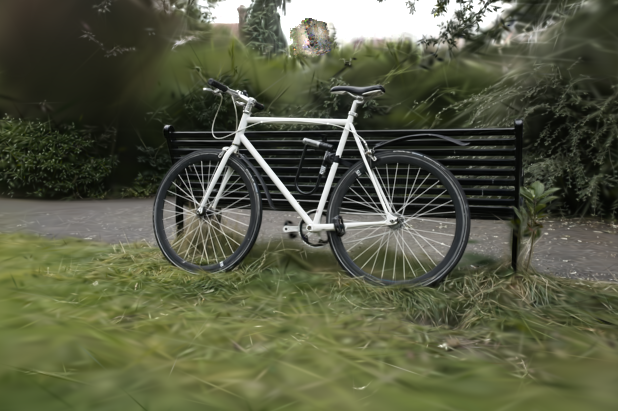
#> input picture hsl_final_result.png, 618 x 411 px
$ python build_deck.py
#> lines starting #> are read from the running program, lines starting #| are printed output that depends on the picture
#> (the call stopped at in build_pptx, `prs = Presentation()`: pptx is not available in this run)
from __future__ import annotations

from pathlib import Path
from zipfile import ZipFile

from PIL import Image, ImageDraw, ImageFont
from pptx import Presentation
from pptx.dml.color import RGBColor
from pptx.enum.shapes import MSO_SHAPE
from pptx.enum.text import PP_ALIGN
from pptx.util import Inches, Pt


ROOT = Path(__file__).resolve().parents[1]
OUT_DIR = ROOT / "presentation"
PREVIEW_DIR = OUT_DIR / "previews"
PPTX_PATH = OUT_DIR / "HSL_Technical_Assessment_3DGS_Composition.pptx"
FINAL_RENDER_PATH = ROOT / "hsl_final_result.png"

W, H = 1920, 1080
SLIDE_W_IN, SLIDE_H_IN = 13.333, 7.5

COLORS = {
    "paper": "F7F4EC",
    "ink": "111827",
    "muted": "5F6B73",
    "teal": "1F766F",
    "blue": "365E9D",
    "coral": "D7613D",
    "gold": "D9A441",
    "line": "C8C2B4",
    "soft": "EDE7DA",
    "white": "FFFFFF",
}


def rgb(hex_color: str) -> RGBColor:
    return RGBColor.from_string(hex_color)


# [95 lines left out: functions px_to_in, add_text, add_rect, add_circle, add_line, add_picture_contain, not called in this run]


def background(slide):
    add_rect(slide, 0, 0, W, H, "paper")


# [183 lines left out: functions pptx_splat_cloud, slide_1, slide_2, slide_3, not called in this run]


def build_pptx() -> None:
    prs = Presentation()
    prs.slide_width = Inches(SLIDE_W_IN)
    prs.slide_height = Inches(SLIDE_H_IN)
    slide_1(prs)
    slide_2(prs)
    slide_3(prs)
    prs.save(PPTX_PATH)


def load_font(size: int, bold: bool = False):
    candidates = [
        "C:/Windows/Fonts/aptos.ttf",
        "C:/Windows/Fonts/arialbd.ttf" if bold else "C:/Windows/Fonts/arial.ttf",
    ]
    for candidate in candidates:
        path = Path(candidate)
        if path.exists():
            return ImageFont.truetype(str(path), size=size)
    return ImageFont.load_default()


def draw_text(draw, xy, text, size, color="ink", bold=False, anchor=None, spacing=8):
    font = load_font(size, bold)
    draw.multiline_text(
        xy,
        text,
        fill="#" + COLORS[color],
        font=font,
        spacing=spacing,
        anchor=anchor,
        align="center" if anchor == "mm" else "left",
    )


# [18 lines left out: function draw_cloud, not called in this run]


def paste_image_contain(canvas: Image.Image, path: Path, box: tuple[int, int, int, int]) -> None:
    x, y, w, h = box
    draw = ImageDraw.Draw(canvas)
    draw.rectangle([x, y, x + w, y + h], fill="#" + COLORS["white"], outline="#" + COLORS["line"], width=2)
    if not path.exists():
        draw_text(draw, (x + 40, y + h // 2), f"{path.name} missing", 34, "muted")
        return
    image = Image.open(path).convert("RGB")
    img_ratio = image.width / image.height
    frame_ratio = w / h
    if img_ratio >= frame_ratio:
        new_w = w
        new_h = round(new_w / img_ratio)
    else:
        new_h = h
        new_w = round(new_h * img_ratio)
    image = image.resize((new_w, new_h), Image.Resampling.LANCZOS)
    canvas.paste(image, (x + (w - new_w) // 2, y + (h - new_h) // 2))


def preview_slide_1(path: Path) -> None:
    img = Image.new("RGB", (W, H), "#" + COLORS["paper"])
    draw = ImageDraw.Draw(img)
    draw.rectangle([0, 0, 34, H], fill="#" + COLORS["teal"])
    draw_text(draw, (118, 92), "Human Sensing Lab\nTechnical Assessment", 32, "muted")
    draw_text(draw, (116, 190), "Composing\n3DGS Assets", 84, "ink", True, spacing=0)
    draw_text(draw, (122, 470), "Separately train Bicycle and a synthetic chair,\nthen merge the foreground Gaussians into the scene.", 30, "muted")
    draw_text(draw, (124, 740), "Bicycle scene + synthetic chair", 28, "teal", True)
    draw_text(draw, (124, 790), "June 2026", 25, "muted")
    paste_image_contain(img, FINAL_RENDER_PATH, (930, 160, 790, 525))
    draw_text(draw, (930, 710), "final composed render", 27, "teal", True)
    draw_text(draw, (930, 790), "one merged point_cloud.ply", 36, "ink", True)
    draw_text(draw, (930, 840), "Rendered with Bicycle cameras for shared\ndepth and alpha ordering.", 28, "muted")
    img.save(path)


def preview_slide_2(path: Path) -> None:
    img = Image.new("RGB", (W, H), "#" + COLORS["paper"])
    draw = ImageDraw.Draw(img)
    draw_text(draw, (110, 82), "Composition Method", 62, "ink", True)
    draw_text(draw, (112, 150), "The foreground asset is transformed in 3DGS parameter space, then merged before rendering.", 30, "muted")
    draw_text(draw, (960, 320), "p_scene = s R p_asset + t", 58, "ink", True, anchor="mm")
    draw.line([300, 395, 1520, 395], fill="#" + COLORS["line"], width=5)
    steps = [
        (250, "blue", "Train", "Bicycle scene and chair asset\nas separate 3DGS models."),
        (790, "gold", "Transform", "Apply scale, rotation, and translation\nto every foreground Gaussian."),
        (1330, "coral", "Merge", "Write one composed point_cloud.ply\nand render with Bicycle cameras."),
    ]
    for x, color, label, body in steps:
        draw.ellipse([x, 470, x + 76, 546], fill="#" + COLORS[color])
        draw_text(draw, (x + 38, 508), str(steps.index((x, color, label, body)) + 1), 29, "white", True, anchor="mm")
        draw_text(draw, (x - 145, 575), label, 38, "ink", True)
        draw_text(draw, (x - 190, 635), body, 28, "muted")
    draw_text(draw, (160, 820), "Gaussian updates", 32, "teal", True)
    draw_text(draw, (160, 875), "center: similarity transform\nscale: add log(s)\nrotation: q_place times q_asset", 28, "ink")
    draw_text(draw, (1030, 820), "Why this helps", 32, "coral", True)
    draw_text(draw, (1030, 875), "Scene and asset splats are depth-sorted together,\navoiding a separate 2D paste step.", 28, "ink")
    img.save(path)


def preview_slide_3(path: Path) -> None:
    img = Image.new("RGB", (W, H), "#" + COLORS["paper"])
    draw = ImageDraw.Draw(img)
    draw_text(draw, (110, 82), "Result & Defense", 62, "ink", True)
    draw_text(draw, (112, 150), "The output is not a 2D paste. It is one merged 3DGS point cloud rendered through the Bicycle cameras.", 30, "muted")
    paste_image_contain(img, FINAL_RENDER_PATH, (110, 260, 900, 595))
    draw_text(draw, (110, 878), "final composed render", 27, "teal", True)
    rows = [
        (280, "Result", "Separate Bicycle and Chair 3DGS models\nmerged into one splat point cloud.", "teal"),
        (455, "Scale reasoning", "Cross-dataset scale is ambiguous;\nbounds and visual anchors define s, R, t.", "blue"),
        (630, "Conflicts", "One rasterizer pass gives depth sorting;\nfloaters and soft splats remain visible.", "coral"),
        (805, "Extension idea", "Optimize asset-only SH/exposure\nwhile keeping geometry fixed.", "gold"),
    ]
    for y, title, body, color in rows:
        draw.ellipse([1072, y - 4, 1118, y + 42], fill="#" + COLORS[color])
        draw_text(draw, (1144, y - 14), title, 38, "ink", True)
        draw_text(draw, (1144, y + 38), body, 29, "muted")
    draw_text(draw, (110, 960), "Submission assets: code, process notes, Kaggle/Colab runners, final render, and this 3-slide deck.", 25, "muted")
    img.save(path)


def build_previews() -> None:
    PREVIEW_DIR.mkdir(parents=True, exist_ok=True)
    preview_fns = [preview_slide_1, preview_slide_2, preview_slide_3]
    paths = []
    for index, fn in enumerate(preview_fns, start=1):
        path = PREVIEW_DIR / f"slide_{index}.png"
        fn(path)
        paths.append(path)
#> this loop made 3 passes
#> pass 1, in preview_slide_1, `img = Image.new("RGB", (W, H), "#" + COLORS["paper"])`:
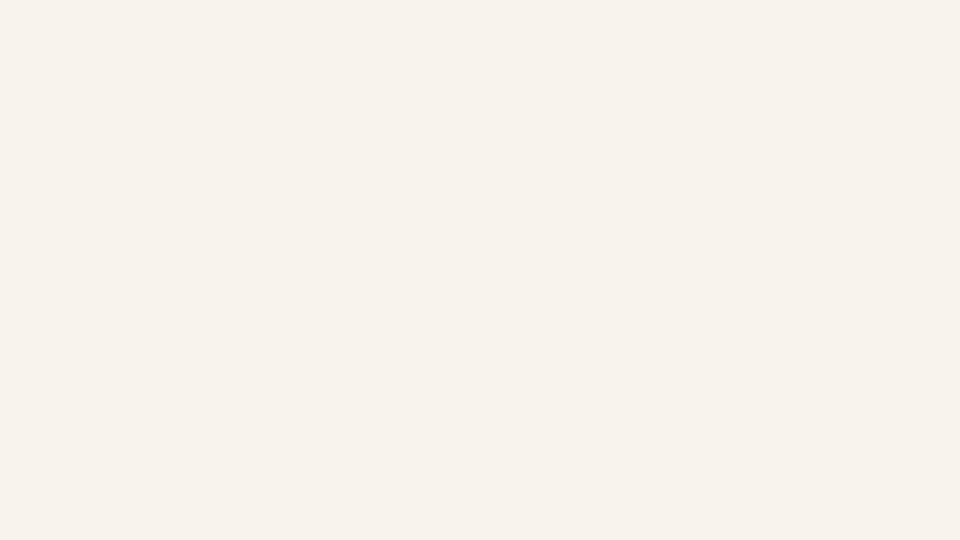
#> img: PIL image 1920x1080 RGB (shown at 1/2 size); mean R, G, B 247, 244, 236
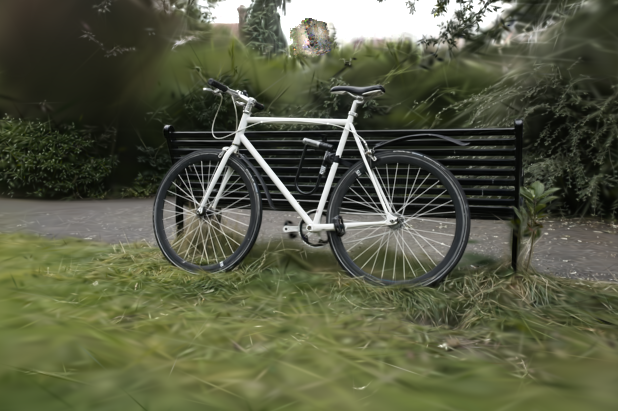
#> input picture hsl_final_result.png, 618 x 411 px
#> pass 1, in preview_slide_1, `img.save(path)`:
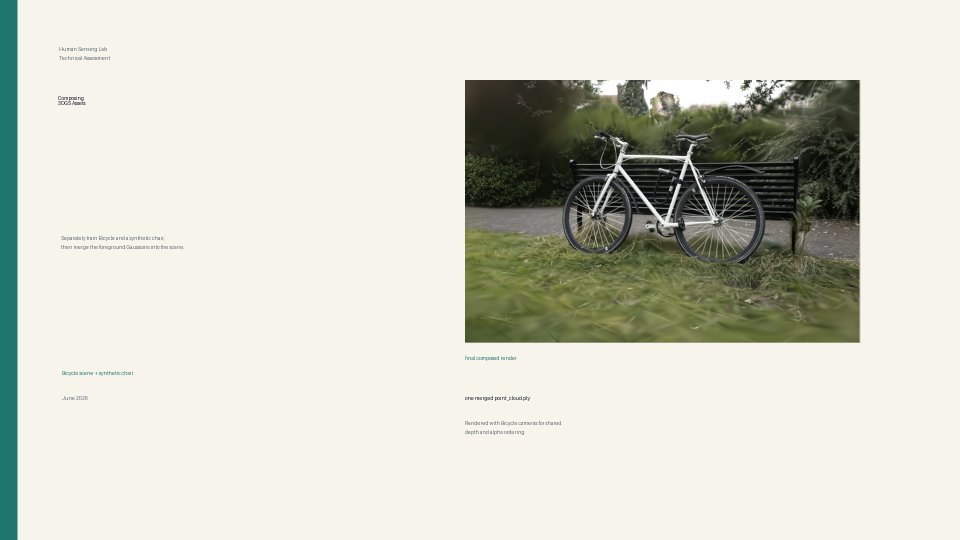
#> saved as slide_1.png: PIL image 1920x1080 RGB (shown at 1/2 size); mean R, G, B 210.7, 210.7, 199.7
#> pass 2, in preview_slide_2, `img.save(path)`:
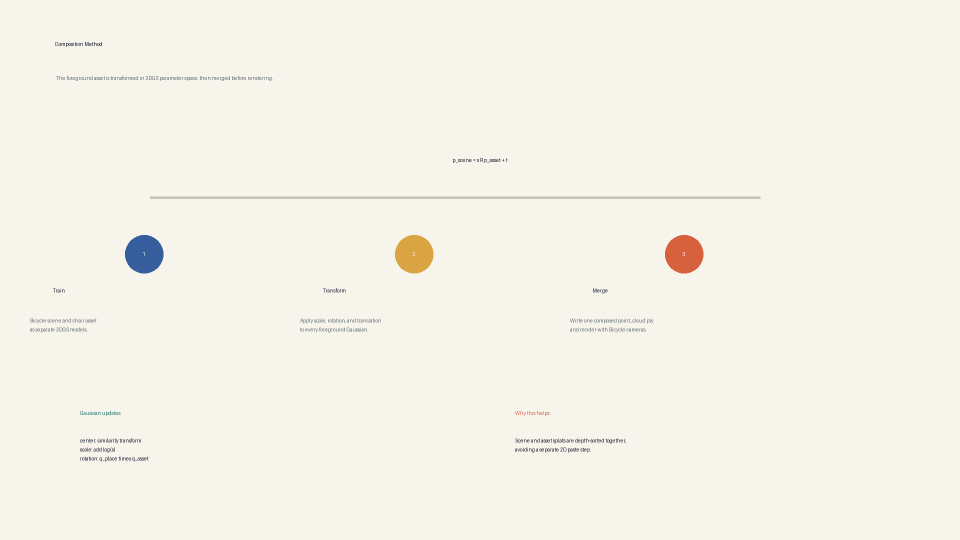
#> saved as slide_2.png: PIL image 1920x1080 RGB (shown at 1/2 size); mean R, G, B 245.8, 242.6, 234.5

    montage = Image.new("RGB", (W, H * 3), "#" + COLORS["paper"])
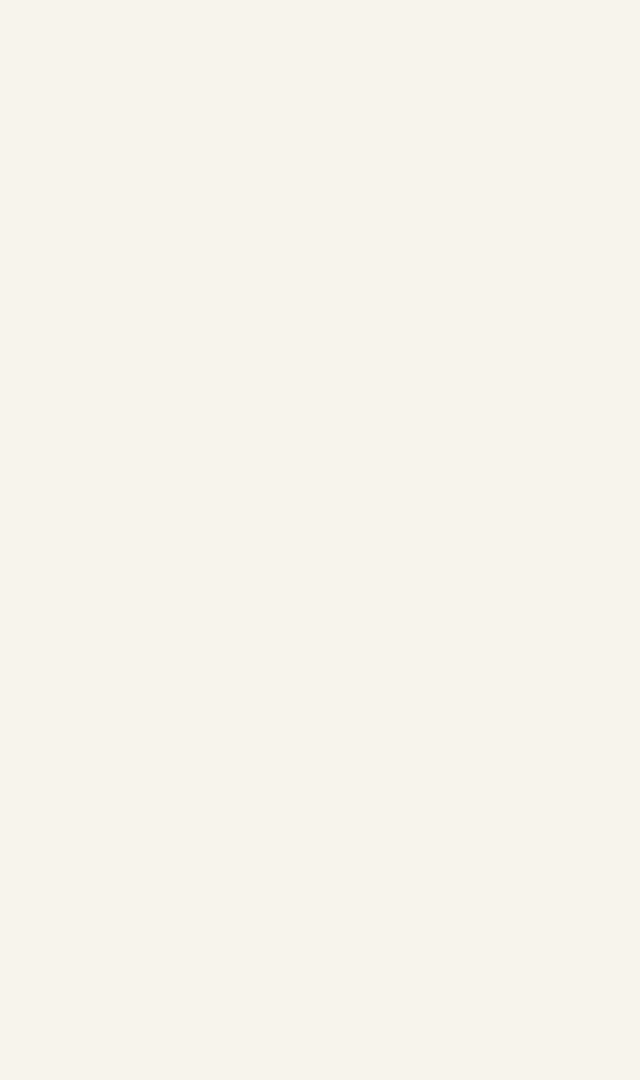
#> montage: PIL image 1920x3240 RGB (shown at 1/3 size); mean R, G, B 247, 244, 236
    for index, path in enumerate(paths):
        montage.paste(Image.open(path), (0, H * index))
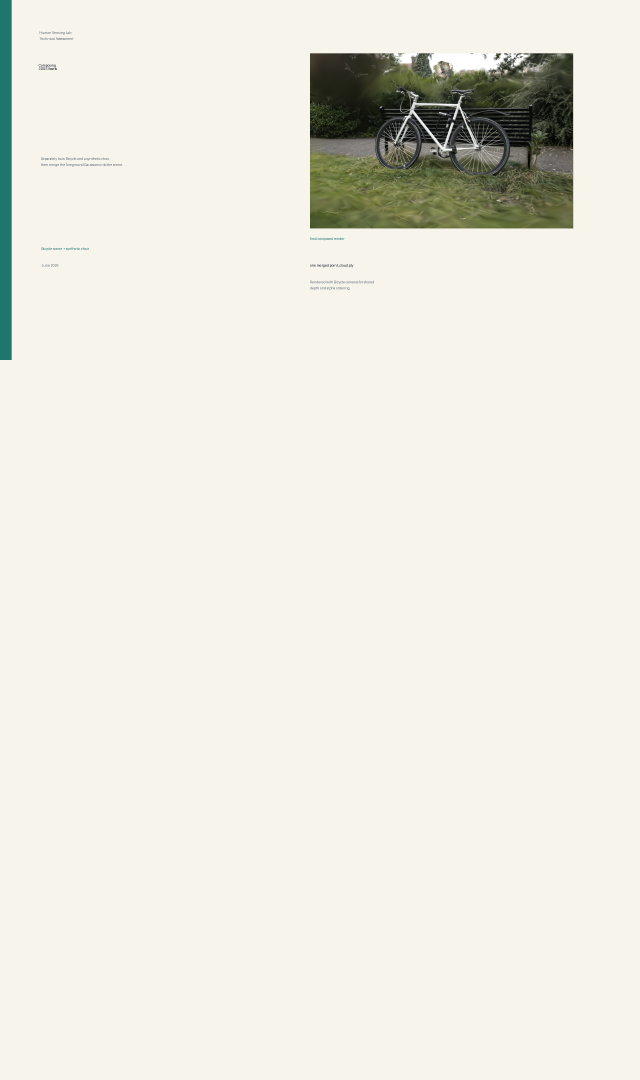
#> montage: PIL image 1920x3240 RGB (shown at 1/3 size); mean R, G, B 234.9, 232.9, 223.9
    montage.save(PREVIEW_DIR / "montage.png")


def inspect_pptx_package() -> None:
#> (the run stopped early here; a loop or call above may not have finished)
